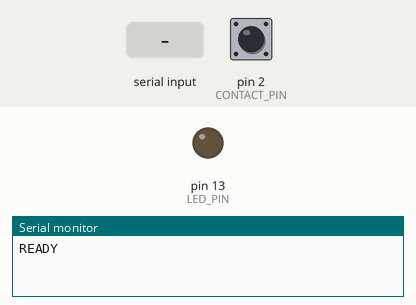
Recording of a sketch running on a simulated Arduino Uno, built with avr-gcc and run on an emulated ATmega328P. Shown: output pins drawn as LEDs (lit = HIGH), the last lines printed to the serial monitor. The test bench sets the inputs (shaded band); at power-on: pin 2 (CONTACT_PIN) HIGH.

Above: at 1.2 s.
1.3 s: pin 2 (CONTACT_PIN) pulled LOW for 0.15 s
At 2.4 s:
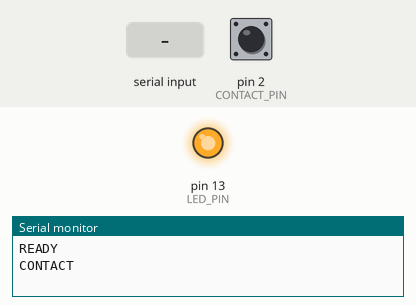
2.9 s: "r" received over Serial
At 3.6 s:
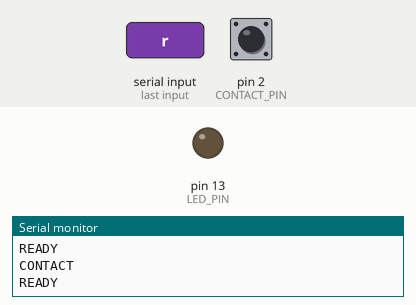
4.4 s: pin 2 (CONTACT_PIN) pulled LOW for 1 s
At 4.7 s:
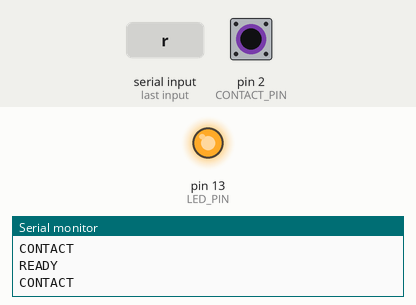
Timing chart, 0 to 7.4 s (numbered marks = the images above; inputs shaded):
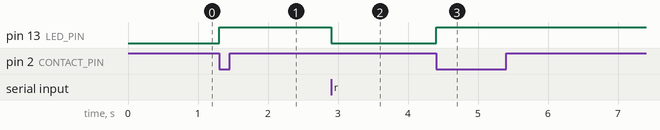

The sketch:

Arduino_Gallium_printing.ino
```cpp
const int CONTACT_PIN = 2;
const int LED_PIN     = 13;
volatile bool contactDetected = false;
bool latchSent = false;

void onContact() {
    contactDetected = true;
}

void setup() {
    Serial.begin(115200);
    pinMode(LED_PIN, OUTPUT);
    digitalWrite(LED_PIN, LOW);
    pinMode(CONTACT_PIN, INPUT_PULLUP);
    attachInterrupt(digitalPinToInterrupt(CONTACT_PIN), onContact, FALLING);
    Serial.println("READY");
}

void loop() {
    if (contactDetected && !latchSent) {
        latchSent = true;
        digitalWrite(LED_PIN, HIGH);
        Serial.println("CONTACT");
    }

    if (Serial.available() > 0) {
        char cmd = Serial.read();
        if (cmd == 'r') {
            detachInterrupt(digitalPinToInterrupt(CONTACT_PIN));
            contactDetected = false;
            latchSent = false;
            digitalWrite(LED_PIN, LOW);
            delay(50);
            attachInterrupt(digitalPinToInterrupt(CONTACT_PIN), onContact, FALLING);
            Serial.println("READY");
        }
    }
}
```

Measured:
- after the input at 1.3 s, pin 13 (LED_PIN): LOW → HIGH at once
- after the input at 2.9 s, pin 13 (LED_PIN): HIGH → LOW at once
- after the input at 4.4 s, pin 13 (LED_PIN): LOW → HIGH at once
